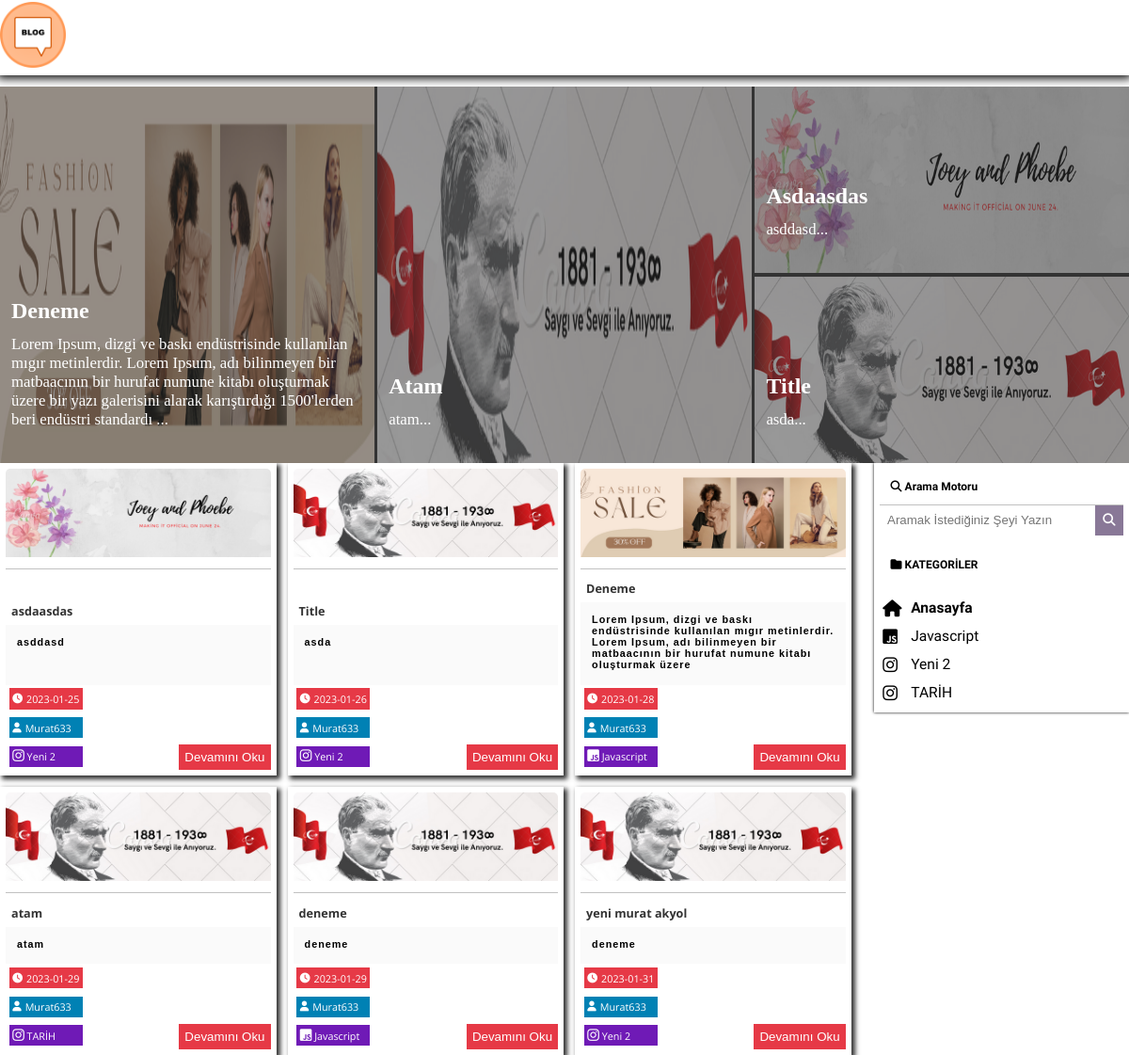
The page / on the database its author committed.
### tables this page shows
CREATE TABLE `settings` (
  `id` int(2) NOT NULL,
  `title` varchar(250) NOT NULL,
  `description` varchar(250) NOT NULL,
  `keywords` text NOT NULL,
  `logo_path` varchar(250) NOT NULL
);

CREATE TABLE `blog` (
  `id` int(11) NOT NULL,
  `title` varchar(250) NOT NULL,
  `description` text NOT NULL,
  `author` varchar(100) NOT NULL,
  `date` datetime NOT NULL DEFAULT current_timestamp(),
  `categoryid` int(11) NOT NULL,
  `authorid` int(11) NOT NULL,
  `img` varchar(250) NOT NULL,
  `views` int(11) NOT NULL DEFAULT 0
);

CREATE TABLE `category` (
  `id` int(11) NOT NULL,
  `name` varchar(100) NOT NULL,
  `icon` varchar(250) NOT NULL
);

### public/db/connection.php (called while the page is built, shortened)
<?php
    try {
        class DB {
            private $db = null;
            public function __construct()
            {
                try{
                    $this->db = new PDO("mysql:host=localhost;dbname=blog;charset=utf8", "root", "");
                }catch(Exception $e){
                }
            }
            public function sqlexec($sql,$arr) {
                $s = $this->db->prepare($sql);
                $s->execute($arr != null ? $arr:null);
                return $s;
            }
            public function getAll($table) {
                $s = $this->db->prepare("SELECT * FROM $table");
                $s->execute();
                return $s->fetchAll();
            }
            public function getOne($table,$filter,$arr ) {
                $s = $this->db->prepare("SELECT * FROM $table where $filter");
                $s->execute($arr);
                return $s->fetch();
            }
        }
        } catch (PDOException $e) {
            echo $e->getMessage();
        }
?>

### public/posts.php (the view)
<?php
$db = new DB();
if(isset($_GET["categoryid"])){
    $blogs = $db->getFilter("blog","categoryid=:categoryid",['categoryid' => $_GET["categoryid"]]);
}else{
    $blogs = $db->getAll("blog");
}
$categories = $db->getAll("category");
?>
<div class="blog-posts">
    <?php foreach ($blogs as $key => $blog) { ?>
        <div class="post">
                <a href="blog-details.php?id=<?php echo $blog["id"]; ?>">
                    <header class="post__header">
                        <img src="<?php echo $blog["img"]?>" alt="resim" class="post__header__img">
                    </header>
                </a>
                <div class="post__content">
                    <h3 class="post__content__title"><?php echo $blog["title"]?></h3>
                    <p class="post__content__description"><?php echo substr($blog["description"],0,170)?></p>
                </div>
                <footer class="post__footer">
                    <div class="post__footer__info">
                        <div class="date">
                            <i class="fa-sharp fa-solid fa-clock"></i>
                            <span><?php $date = explode(" ",$blog["date"]); echo $date[0]; ?></span>
                        </div>
                        <div class="author">
                            <i class="fa-solid fa-user"></i>
                            <span style="text-transform: capitalize;"><?php echo $blog["author"];?></span>
                        </div>
                        <div class="category">
                        <?php foreach ($categories as $key => $category) { ?>
                        <?php if ($category["id"] ==  $blog["categoryid"]) { ?>
                            <center>
                            <i class="<?php echo $category["icon"]?>" style="font-size: 1.2rem;"></i>
                            <span>
                                <?php echo $category["name"]?>
                            </span>
                            </center>
                        <?php }}?>
                        </div>
                    </div>
                    <a href="blog-details.php?id=<?php echo $blog["id"]; ?>"><button>Devamını Oku</button></a>
                </footer>
            </div>
    <?php } ?>
</div>

### public/index.php
<!DOCTYPE html>
<html lang="en">
<head>
    <?php include "head.php"; ?>
</head>
<body>
    <?php include "navbar.php"; ?>
    <?php include "header.php";?>
    <main class="main">
        <?php include "posts.php"; ?>
        <?php include "aside.php"; ?>
    </main>
</body>
</html>

### public/head.php (shortened to what this page needs)
<?php
include "db/connection.php";
$getSettings = new DB();
$settings = $getSettings->getOne("settings", "id=:id",['id'=>1]);
?>
<link rel="stylesheet" href="css/main.css">
<link rel="stylesheet" href="https://cdnjs.cloudflare.com/ajax/libs/font-awesome/6.2.1/css/all.min.css"
 />

### public/navbar.php (shortened to what this page needs)
<nav class="navbar">
    <div class="logo-box">
        <a href="index.php"><img width="70" src="<?php echo $settings["logo_path"] ?>" alt=""></a>
    </div>
</nav>

### public/header.php
<?php
$db = new DB();
$popularFetch = $db->sqlexec("SELECT * FROM blog order by views DESC limit 4",NULL);
$populars = $popularFetch->fetchAll();
?>
<header class="header">
    <div class="header__popular-posts">
        <div class="posts">
            <?php foreach ($populars as $key => $popular) { ?>
                <div class="post">
                        <a class="post__link" href="blog-details.php?id=<?php echo $popular["id"]?>"></a>
                        <img class="post__img" src="<?php echo $popular["img"]?>" alt="">
                        <div class="post__content">
                            <h2 class="post__title"><?php echo $popular["title"]?></h2>
                            <p class="post__description"><?php echo substr($popular["description"],0,255)?>...</p>
                        </div>
                    </div>
            <?php }?>
        </div>
    </div>
</header>

### public/aside.php
<?php
$db = new DB();
$categories = $db->getAll("category");
?>
<aside class="aside">
    <div class="aside__search">
        <h1 class="aside__title"> <i class="fa-solid fa-search"></i> Arama Motoru</h1>
        <form action="search.php" method="post" class="search-form">
            <input type="search" class="search-input" name="search" placeholder="Aramak İstediğiniz Şeyi Yazın">
            <button class="search-button" type="submit"><i class="fa-solid fa-search"></i></button>
        </form>
    </div>
    <div class="aside__categories">
        <h1 class="aside__title"> <i class="fa-solid fa-folder"></i> KATEGORİLER</h1>
        <ul class="categories__category-list">
                <a class="list__item" style="font-size: 1.3rem;" href="index.php">
                    <i style="font-size: 1.5rem;" class="fas fa-home"></i>
                        <?php if (!isset($_GET["categoryid"])) {
                               echo "<b> Anasayfa </b>";
                            }else{
                               echo "Anasayfa";
                            } ?>
                </a>
            <?php foreach($categories as $key => $category){?>
                <a class="list__item" style="font-size: 1.3rem;" href="index.php?categoryid=<?php echo $category["id"] ?>">
                        <i style="font-size: 1.5rem;" class="<?php echo $category["icon"] ?>"></i>
                        <?php if (isset($_GET["categoryid"]) and $_GET["categoryid"] == $category["id"]) {
                               echo "<b>" . $category['name'] . "</b>";
                        } else {
                            echo $category['name'];
                        }?>
                </a>
            <?php } ?>
        </ul>
    </div>
</aside>

### rows shown on the page
settings: logo_path (picture)
blog: img (picture), title "Deneme", description "Lorem Ipsum, dizgi ve baskı endüstrisinde kullanılan mıgır metinlerdir. Lorem Ipsum, adı bilinmeyen bir matbaacının bir hurufat numune kitabı oluşturmak üzere bir yazı galerisini alarak karıştırdığı 1500'lerden beri endüstri standardı", description "Lorem Ipsum, dizgi ve baskı endüstrisinde kullanılan mıgır metinlerdir. Lorem Ipsum, adı bilinmeyen bir matbaacının bir hurufat numune kitabı oluşturmak üzere", date "2023-01-28", author "Murat633"
blog: img (picture), title "Atam", description "atam", title "atam", date "2023-01-29", author "Murat633"
blog: img (picture), title "Asdaasdas", description "asddasd", title "asdaasdas", date "2023-01-25", author "Murat633"
blog: img (picture), title "Title", description "asda", date "2023-01-26", author "Murat633"
category: name "Yeni 2"
category: name "Javascript"
category: name "TARİH"
blog: img (picture), title "deneme", description "deneme", date "2023-01-29", author "Murat633"
blog: img (picture), title "yeni murat akyol", description "deneme", date "2023-01-31", author "Murat633"
